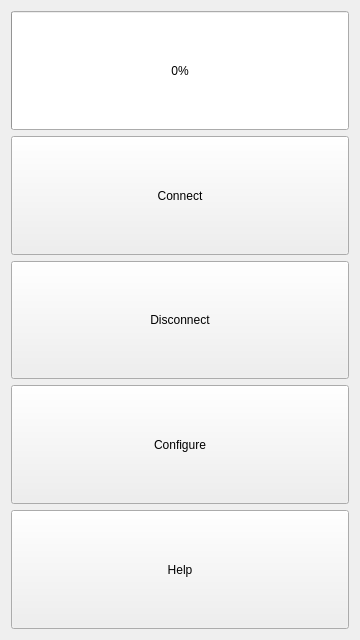
<?xml version="1.0" encoding="UTF-8"?>
<ui version="4.0">
 <class>SWiiPlayer</class>
 <widget class="QMainWindow" name="SWiiPlayer">
  <property name="geometry">
   <rect>
    <x>0</x>
    <y>0</y>
    <width>360</width>
    <height>640</height>
   </rect>
  </property>
  <property name="windowTitle">
   <string>SWiiPlayer</string>
  </property>
  <widget class="QWidget" name="centralWidget">
   <layout class="QVBoxLayout" name="verticalLayout">
    <item>
     <widget class="QProgressBar" name="batteryBar">
      <property name="sizePolicy">
       <sizepolicy hsizetype="Expanding" vsizetype="MinimumExpanding">
        <horstretch>0</horstretch>
        <verstretch>0</verstretch>
       </sizepolicy>
      </property>
      <property name="value">
       <number>0</number>
      </property>
     </widget>
    </item>
    <item>
     <widget class="QPushButton" name="connectButton">
      <property name="sizePolicy">
       <sizepolicy hsizetype="Minimum" vsizetype="MinimumExpanding">
        <horstretch>0</horstretch>
        <verstretch>0</verstretch>
       </sizepolicy>
      </property>
      <property name="text">
       <string>Connect</string>
      </property>
     </widget>
    </item>
    <item>
     <widget class="QPushButton" name="disconnectButton">
      <property name="sizePolicy">
       <sizepolicy hsizetype="Minimum" vsizetype="MinimumExpanding">
        <horstretch>0</horstretch>
        <verstretch>0</verstretch>
       </sizepolicy>
      </property>
      <property name="text">
       <string>Disconnect</string>
      </property>
     </widget>
    </item>
    <item>
     <widget class="QPushButton" name="configureButton">
      <property name="sizePolicy">
       <sizepolicy hsizetype="Minimum" vsizetype="MinimumExpanding">
        <horstretch>0</horstretch>
        <verstretch>0</verstretch>
       </sizepolicy>
      </property>
      <property name="text">
       <string>Configure</string>
      </property>
     </widget>
    </item>
    <item>
     <widget class="QPushButton" name="helpButton">
      <property name="sizePolicy">
       <sizepolicy hsizetype="Minimum" vsizetype="MinimumExpanding">
        <horstretch>0</horstretch>
        <verstretch>0</verstretch>
       </sizepolicy>
      </property>
      <property name="text">
       <string>Help</string>
      </property>
     </widget>
    </item>
   </layout>
  </widget>
 </widget>
 <layoutdefault spacing="6" margin="11"/>
 <resources/>
 <connections/>
</ui>
